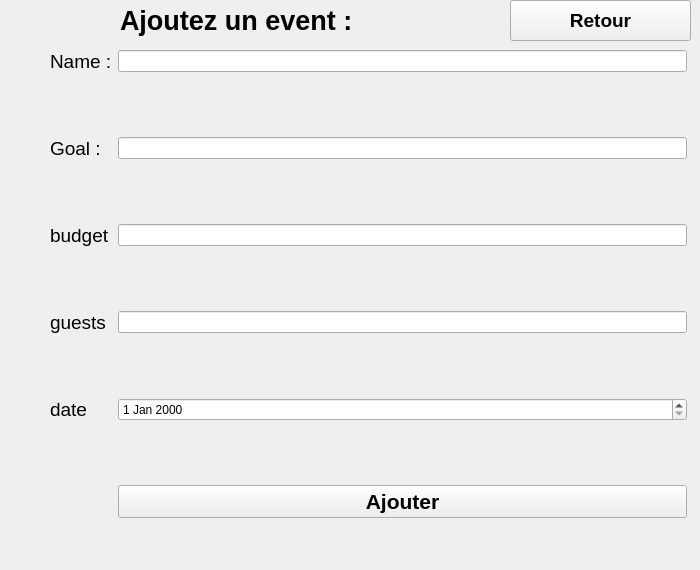
   <widget class="QWidget" name="page_2">
    <widget class="QLabel" name="label_25">
     <property name="geometry">
      <rect>
       <x>120</x>
       <y>0</y>
       <width>331</width>
       <height>41</height>
      </rect>
     </property>
     <property name="font">
      <font>
       <pointsize>20</pointsize>
       <weight>75</weight>
       <bold>true</bold>
      </font>
     </property>
     <property name="text">
      <string>Ajoutez un event :</string>
     </property>
    </widget>
    <widget class="QLabel" name="label_43">
     <property name="geometry">
      <rect>
       <x>460</x>
       <y>530</y>
       <width>55</width>
       <height>21</height>
      </rect>
     </property>
     <property name="font">
      <font>
       <pointsize>14</pointsize>
      </font>
     </property>
     <property name="text">
      <string/>
     </property>
    </widget>
    <widget class="QPushButton" name="pushButton_16">
     <property name="geometry">
      <rect>
       <x>510</x>
       <y>0</y>
       <width>181</width>
       <height>41</height>
      </rect>
     </property>
     <property name="font">
      <font>
       <pointsize>14</pointsize>
       <weight>75</weight>
       <bold>true</bold>
      </font>
     </property>
     <property name="styleSheet">
      <string notr="true"/>
     </property>
     <property name="text">
      <string>Retour</string>
     </property>
    </widget>
    <widget class="QWidget" name="formLayoutWidget">
     <property name="geometry">
      <rect>
       <x>50</x>
       <y>50</y>
       <width>641</width>
       <height>511</height>
      </rect>
     </property>
     <layout class="QFormLayout" name="formLayout">
      <property name="verticalSpacing">
       <number>25</number>
      </property>
      <property name="rightMargin">
       <number>4</number>
      </property>
      <property name="bottomMargin">
       <number>4</number>
      </property>
      <item row="1" column="0">
       <widget class="QLabel" name="label_26">
        <property name="font">
         <font>
          <pointsize>14</pointsize>
         </font>
        </property>
        <property name="text">
         <string>Name :</string>
        </property>
       </widget>
      </item>
      <item row="1" column="1">
       <widget class="QLineEdit" name="goaladdevent"/>
      </item>
      <item row="2" column="1">
       <widget class="QLabel" name="eventnamelabel">
        <property name="text">
         <string/>
        </property>
       </widget>
      </item>
      <item row="3" column="0">
       <widget class="QLabel" name="label_56">
        <property name="font">
         <font>
          <pointsize>14</pointsize>
         </font>
        </property>
        <property name="text">
         <string>Goal :</string>
        </property>
       </widget>
      </item>
      <item row="3" column="1">
       <widget class="QLineEdit" name="budgetaddevent"/>
      </item>
      <item row="4" column="1">
       <widget class="QLabel" name="eventgoallabel">
        <property name="text">
         <string/>
        </property>
       </widget>
      </item>
      <item row="5" column="0">
       <widget class="QLabel" name="label_57">
        <property name="font">
         <font>
          <pointsize>14</pointsize>
         </font>
        </property>
        <property name="text">
         <string>budget</string>
        </property>
       </widget>
      </item>
      <item row="5" column="1">
       <widget class="QLineEdit" name="nameaddevent"/>
      </item>
      <item row="6" column="1">
       <widget class="QLabel" name="eventbudgetlabel">
        <property name="text">
         <string/>
        </property>
       </widget>
      </item>
      <item row="7" column="0">
       <widget class="QLabel" name="label_58">
        <property name="font">
         <font>
          <pointsize>14</pointsize>
         </font>
        </property>
        <property name="text">
         <string>guests</string>
        </property>
       </widget>
      </item>
      <item row="7" column="1">
       <widget class="QLineEdit" name="guestsaddevent"/>
      </item>
      <item row="8" column="1">
       <widget class="QLabel" name="eventguestslabel">
        <property name="text">
         <string/>
        </property>
       </widget>
      </item>
      <item row="9" column="0">
       <widget class="QLabel" name="label_59">
        <property name="font">
         <font>
          <pointsize>14</pointsize>
         </font>
        </property>
        <property name="text">
         <string>date</string>
        </property>
       </widget>
      </item>
      <item row="9" column="1">
       <widget class="QDateEdit" name="dateaddevent"/>
      </item>
      <item row="10" column="1">
       <widget class="QLabel" name="eventdatelabel">
        <property name="text">
         <string/>
        </property>
       </widget>
      </item>
      <item row="11" column="1">
       <widget class="QPushButton" name="pushButton_19">
        <property name="font">
         <font>
          <pointsize>16</pointsize>
          <weight>75</weight>
          <bold>true</bold>
         </font>
        </property>
        <property name="styleSheet">
         <string notr="true"/>
        </property>
        <property name="text">
         <string>Ajouter</string>
        </property>
       </widget>
      </item>
     </layout>
    </widget>
   </widget>
